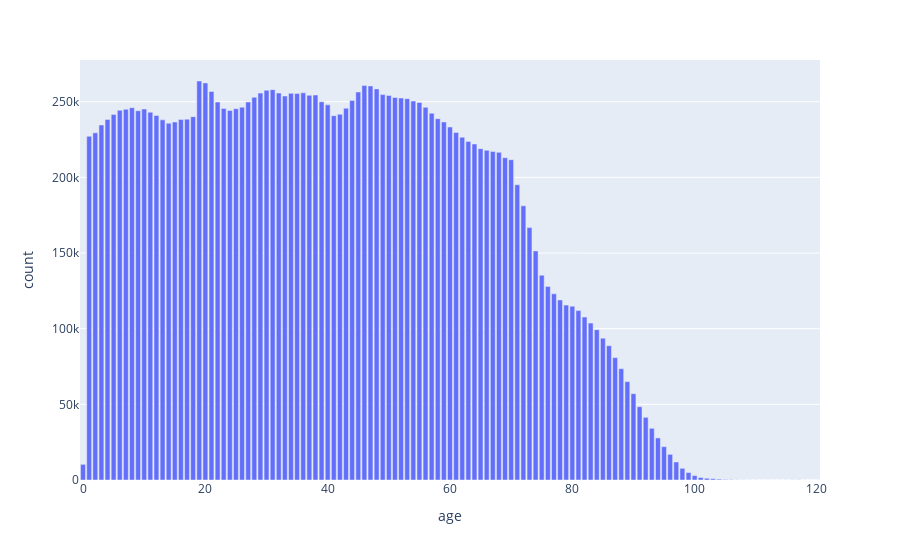

The code cell stored with this chart in its notebook:
### Code cell
px.bar(df_age, x = "age", y = "count")
